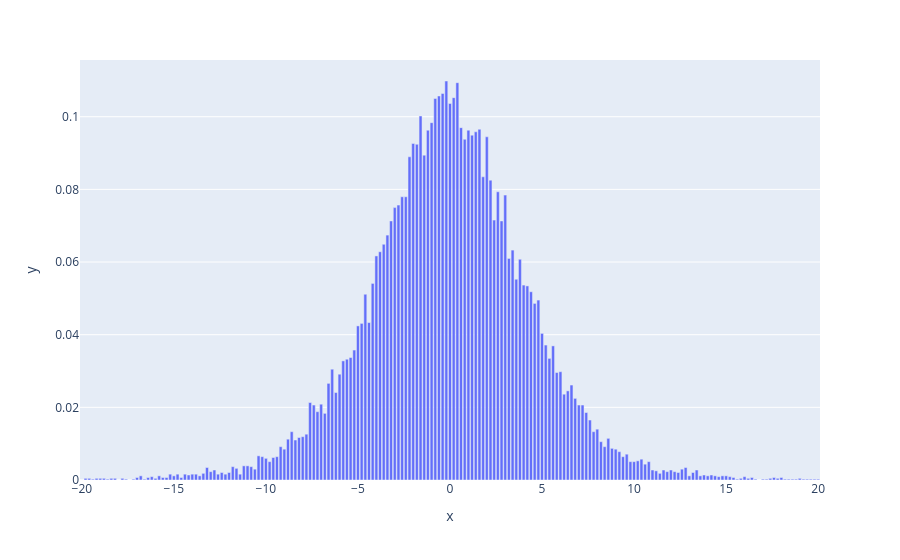
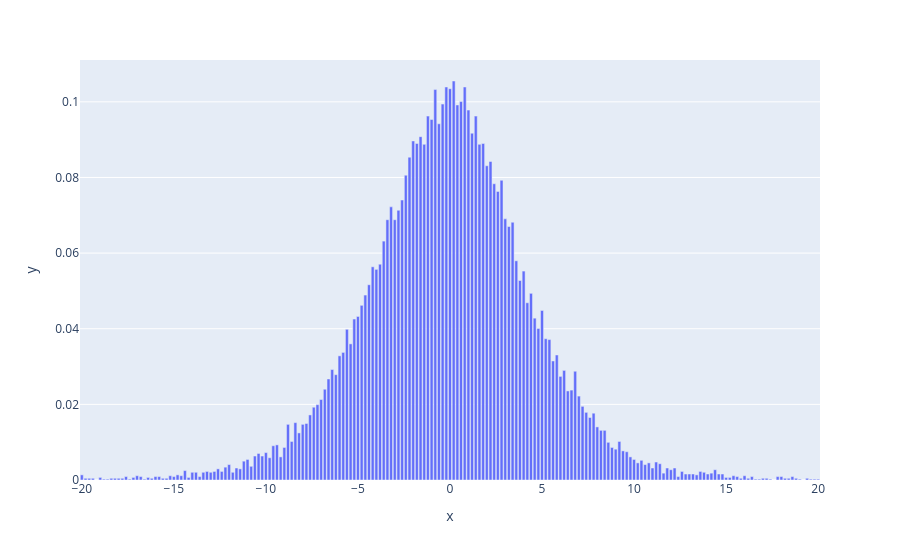
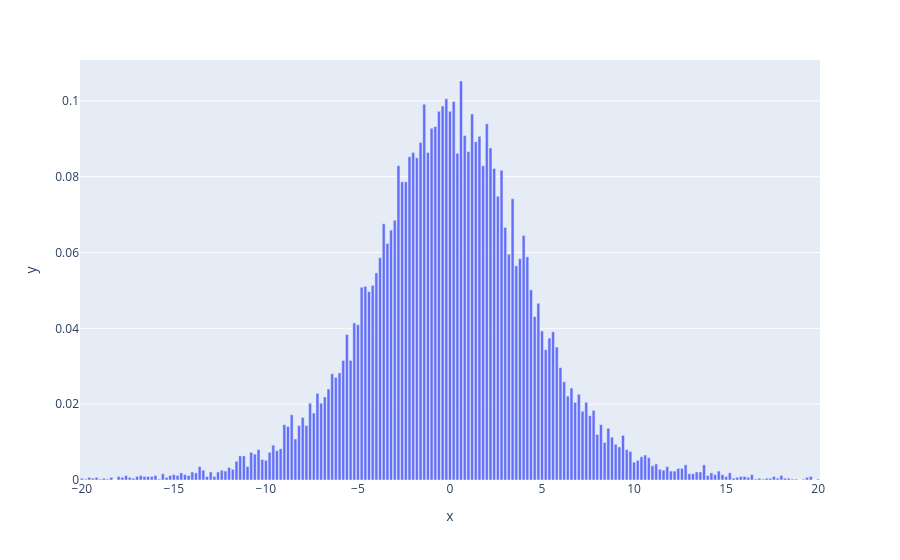

Source (notebook cell) for these figures, in order:
### Code cell
# Plot histogram
fig = px.bar(x=shift_val, y=shift_p[0, :])
fig.show()
fig = px.bar(x=shift_val, y=shift_p[1, :])
fig.show()
fig.show()

### Figure 1 — Plotly figure (JSON) as saved in the notebook; plotly's stock layout.template omitted (floating-point values rounded to 4 significant figures; data arrays with more than 128 entries replaced by an {"elided": "..."} marker saying what was removed)
{"data": [{"alignmentgroup": "True", "hovertemplate": "x=%{x}<br>y=%{y}<extra></extra>", "legendgroup": "", "marker": {"color": "#636efa", "pattern": {"shape": ""}}, "name": "", "offsetgroup": "", "orientation": "v", "showlegend": false, "textposition": "auto", "type": "bar", "x": {"elided": "201 float values"}, "xaxis": "x", "y": {"elided": "201 float values"}, "yaxis": "y"}], "layout": {"barmode": "relative", "legend": {"tracegroupgap": 0}, "margin": {"t": 60}, "xaxis": {"anchor": "y", "domain": [0, 1], "title": {"text": "x"}}, "yaxis": {"anchor": "x", "domain": [0, 1], "title": {"text": "y"}}}}

### Figure 2 — Plotly figure (JSON) as saved in the notebook; plotly's stock layout.template omitted (floating-point values rounded to 4 significant figures; data arrays with more than 128 entries replaced by an {"elided": "..."} marker saying what was removed)
{"data": [{"alignmentgroup": "True", "hovertemplate": "x=%{x}<br>y=%{y}<extra></extra>", "legendgroup": "", "marker": {"color": "#636efa", "pattern": {"shape": ""}}, "name": "", "offsetgroup": "", "orientation": "v", "showlegend": false, "textposition": "auto", "type": "bar", "x": {"elided": "201 float values"}, "xaxis": "x", "y": {"elided": "201 float values"}, "yaxis": "y"}], "layout": {"barmode": "relative", "legend": {"tracegroupgap": 0}, "margin": {"t": 60}, "xaxis": {"anchor": "y", "domain": [0, 1], "title": {"text": "x"}}, "yaxis": {"anchor": "x", "domain": [0, 1], "title": {"text": "y"}}}}

### Figure 3 — Plotly figure (JSON) as saved in the notebook; plotly's stock layout.template omitted (floating-point values rounded to 4 significant figures; data arrays with more than 128 entries replaced by an {"elided": "..."} marker saying what was removed)
{"data": [{"alignmentgroup": "True", "hovertemplate": "x=%{x}<br>y=%{y}<extra></extra>", "legendgroup": "", "marker": {"color": "#636efa", "pattern": {"shape": ""}}, "name": "", "offsetgroup": "", "orientation": "v", "showlegend": false, "textposition": "auto", "type": "bar", "x": {"elided": "201 float values"}, "xaxis": "x", "y": {"elided": "201 float values"}, "yaxis": "y"}], "layout": {"barmode": "relative", "legend": {"tracegroupgap": 0}, "margin": {"t": 60}, "xaxis": {"anchor": "y", "domain": [0, 1], "title": {"text": "x"}}, "yaxis": {"anchor": "x", "domain": [0, 1], "title": {"text": "y"}}}}
